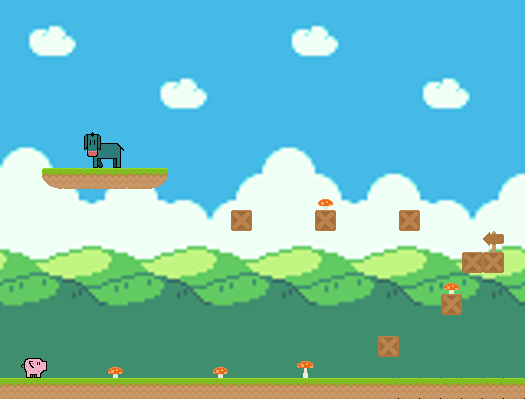

A level layout from a 2D game, rendered from its tile map. Below: a short description, then the map file with its tile-grid data intact:
An orthogonal 25x19 tile map with 21x21 px tiles, 6 tile layers (platforms, collectables, objects, mobs, ...), 2 tilesets, 1 image layer.

<map version="1.0" tiledversion="1.0.2" orientation="orthogonal" renderorder="left-down" width="25" height="19" tilewidth="21" tileheight="21" infinite="0" nextobjectid="1">
 <tileset firstgid="1" source="sprites.tsx" />
 <tileset firstgid="901" source="characters.tsx" />
 <imagelayer name="bg">
  <image source="../bg_512x384.png" width="525" height="384" />
 </imagelayer>
 <layer name="platforms" width="25" height="19">
  <data encoding="csv">
0,0,0,0,0,0,0,0,0,0,0,0,0,0,0,0,0,0,0,0,0,0,0,0,0,
0,0,0,0,0,0,0,0,0,0,0,0,0,0,0,0,0,0,0,0,0,0,0,0,0,
0,0,0,0,0,0,0,0,0,0,0,0,0,0,0,0,0,0,0,0,0,0,0,0,0,
0,0,0,0,0,0,0,0,0,0,0,0,0,0,0,0,0,0,0,0,0,0,0,0,0,
0,0,0,0,0,0,0,0,0,0,0,0,0,0,0,0,0,0,0,0,0,0,0,0,0,
0,0,0,0,0,0,0,0,0,0,0,0,0,0,0,0,0,0,0,0,0,0,0,0,0,
0,0,0,0,0,0,0,0,0,0,0,0,0,0,0,0,0,0,0,0,0,0,0,0,0,
0,0,0,0,0,0,0,0,0,0,0,0,0,0,0,0,0,0,0,0,0,0,0,0,0,
0,0,126,123,123,123,123,156,0,0,0,0,0,0,0,0,0,0,0,0,0,0,0,0,0,
0,0,0,0,0,0,0,0,0,0,0,0,0,0,0,0,0,0,0,0,0,0,0,0,0,
0,0,0,0,0,0,0,0,0,0,0,192,0,0,0,192,0,0,0,192,0,0,0,0,0,
0,0,0,0,0,0,0,0,0,0,0,0,0,0,0,0,0,0,0,0,0,0,0,0,0,
0,0,0,0,0,0,0,0,0,0,0,0,0,0,0,0,0,0,0,0,0,0,192,192,0,
0,0,0,0,0,0,0,0,0,0,0,0,0,0,0,0,0,0,0,0,0,0,0,0,0,
0,0,0,0,0,0,0,0,0,0,0,0,0,0,0,0,0,0,0,0,0,192,0,0,0,
0,0,0,0,0,0,0,0,0,0,0,0,0,0,0,0,0,0,0,0,0,0,0,0,0,
0,0,0,0,0,0,0,0,0,0,0,0,0,0,0,0,0,0,192,0,0,0,0,0,0,
0,0,0,0,0,0,0,0,0,0,0,0,0,0,0,0,0,0,0,0,0,0,0,0,0,
124,124,124,124,124,124,124,124,124,124,124,124,124,124,124,124,124,124,125,125,125,125,125,125,125
</data>
 </layer>
 <layer name="collectables" width="25" height="19">
  <data encoding="csv">
0,0,0,0,0,0,0,0,0,0,0,0,0,0,0,0,0,0,0,0,0,0,0,0,0,
0,0,0,0,0,0,0,0,0,0,0,0,0,0,0,0,0,0,0,0,0,0,0,0,0,
0,0,0,0,0,0,0,0,0,0,0,0,0,0,0,0,0,0,0,0,0,0,0,0,0,
0,0,0,0,0,0,0,0,0,0,0,0,0,0,0,0,0,0,0,0,0,0,0,0,0,
0,0,0,0,0,0,0,0,0,0,0,0,0,0,0,0,0,0,0,0,0,0,0,0,0,
0,0,0,0,0,0,0,0,0,0,0,0,0,0,0,0,0,0,0,0,0,0,0,0,0,
0,0,0,0,0,0,0,0,0,0,0,0,0,0,0,0,0,0,0,0,0,0,0,0,0,
0,0,0,0,0,0,0,0,0,0,0,0,0,0,0,0,0,0,0,0,0,0,0,0,0,
0,0,0,0,0,0,0,0,0,0,0,0,0,0,0,0,0,0,0,0,0,0,0,0,0,
0,0,0,0,0,0,0,0,0,0,0,0,0,0,0,457,0,0,0,0,0,0,0,0,0,
0,0,0,0,0,0,0,0,0,0,0,0,0,0,0,0,0,0,0,0,0,0,0,0,0,
0,0,0,0,0,0,0,0,0,0,0,0,0,0,0,0,0,0,0,0,0,0,0,257,0,
0,0,0,0,0,0,0,0,0,0,0,0,0,0,0,0,0,0,0,0,0,0,0,0,0,
0,0,0,0,0,0,0,0,0,0,0,0,0,0,0,0,0,0,0,0,0,457,0,0,0,
0,0,0,0,0,0,0,0,0,0,0,0,0,0,0,0,0,0,0,0,0,0,0,0,0,
0,0,0,0,0,0,0,0,0,0,0,0,0,0,0,0,0,0,0,0,0,0,0,0,0,
0,0,0,0,0,0,0,0,0,0,0,0,0,0,0,0,0,0,0,0,0,0,0,0,0,
0,0,0,0,0,457,0,0,0,0,457,0,0,0,459,0,0,0,0,0,0,0,0,0,0,
0,0,0,0,0,0,0,0,0,0,0,0,0,0,0,0,0,0,0,0,0,0,0,0,0
</data>
 </layer>
 <layer name="objects" width="25" height="19">
  <data encoding="csv">
0,0,0,0,0,0,0,0,0,0,0,0,0,0,0,0,0,0,0,0,0,0,0,0,0,
0,0,0,0,0,0,0,0,0,0,0,0,0,0,0,0,0,0,0,0,0,0,0,0,0,
0,0,0,0,0,0,0,0,0,0,0,0,0,0,0,0,0,0,0,0,0,0,0,0,0,
0,0,0,0,0,0,0,0,0,0,0,0,0,0,0,0,0,0,0,0,0,0,0,0,0,
0,0,0,0,0,0,0,0,0,0,0,0,0,0,0,0,0,0,0,0,0,0,0,0,0,
0,0,0,0,0,0,0,0,0,0,0,0,0,0,0,0,0,0,0,0,0,0,0,0,0,
0,0,0,0,0,0,0,0,0,0,0,0,0,0,0,0,0,0,0,0,0,0,0,0,0,
0,0,0,0,0,0,0,0,0,0,0,0,0,0,0,0,0,0,0,0,0,0,0,0,0,
0,0,0,0,0,0,0,0,0,0,0,0,0,0,0,0,0,0,0,0,0,0,0,0,0,
0,0,0,0,0,0,0,0,0,0,0,0,0,0,0,0,0,0,0,0,0,0,0,0,0,
0,0,0,0,0,0,0,0,0,0,0,0,0,0,0,0,0,0,0,0,0,0,0,0,0,
0,0,0,0,0,0,0,0,0,0,0,0,0,0,0,0,0,0,0,0,0,0,0,0,0,
0,0,0,0,0,0,0,0,0,0,0,0,0,0,0,0,0,0,0,0,0,0,0,0,0,
0,0,0,0,0,0,0,0,0,0,0,0,0,0,0,0,0,0,0,0,0,0,0,0,0,
0,0,0,0,0,0,0,0,0,0,0,0,0,0,0,0,0,0,0,0,0,0,0,0,0,
0,0,0,0,0,0,0,0,0,0,0,0,0,0,0,0,0,0,0,0,0,0,0,0,0,
0,0,0,0,0,0,0,0,0,0,0,0,0,0,0,0,0,0,0,0,0,0,0,0,0,
0,0,0,0,0,0,0,0,0,0,0,0,0,0,0,0,0,0,0,0,0,0,0,0,0,
0,0,0,0,0,0,0,0,0,0,0,0,0,0,0,0,0,0,0,0,0,0,0,0,0
</data>
 </layer>
 <layer name="mobs" width="25" height="19">
  <data encoding="csv">
0,0,0,0,0,0,0,0,0,0,0,0,0,0,0,0,0,0,0,0,0,0,0,0,0,
0,0,0,0,0,0,0,0,0,0,0,0,0,0,0,0,0,0,0,0,0,0,0,0,0,
0,0,0,0,0,0,0,0,0,0,0,0,0,0,0,0,0,0,0,0,0,0,0,0,0,
0,0,0,0,0,0,0,0,0,0,0,0,0,0,0,0,0,0,0,0,0,0,0,0,0,
0,0,0,0,0,0,0,0,0,0,0,0,0,0,0,0,0,0,0,0,0,0,0,0,0,
0,0,0,0,0,0,0,0,0,0,0,0,0,0,0,0,0,0,0,0,0,0,0,0,0,
0,0,0,0,0,0,0,0,0,0,0,0,0,0,0,0,0,0,0,0,0,0,0,0,0,
0,0,0,0,0,0,0,0,0,0,0,0,0,0,0,0,0,0,0,0,0,0,0,0,0,
0,0,0,0,0,0,0,0,0,0,0,0,0,0,0,0,0,0,0,0,0,0,0,0,0,
0,0,0,0,0,0,0,0,0,0,0,0,0,0,0,0,0,0,0,0,0,0,0,0,0,
0,0,0,0,0,0,0,0,0,0,0,0,0,0,0,0,0,0,0,0,0,0,0,0,0,
0,0,0,0,0,0,0,0,0,0,0,0,0,0,0,0,0,0,0,0,0,0,0,0,0,
0,0,0,0,0,0,0,0,0,0,0,0,0,0,0,0,0,0,0,0,0,0,0,0,0,
0,0,0,0,0,0,0,0,0,0,0,0,0,0,0,0,0,0,0,0,0,0,0,0,0,
0,0,0,0,0,0,0,0,0,0,0,0,0,0,0,0,0,0,0,0,0,0,0,0,0,
0,0,0,0,0,0,0,0,0,0,0,0,0,0,0,0,0,0,0,0,0,0,0,0,0,
0,0,0,0,0,0,0,0,0,0,0,0,0,0,0,0,0,0,0,0,0,0,0,0,0,
0,0,0,0,0,0,0,0,0,0,0,0,0,0,0,0,0,0,0,0,0,0,0,0,0,
0,0,0,0,0,0,0,0,0,0,0,0,0,0,0,0,0,0,0,0,0,0,0,0,0
</data>
 </layer>
 <layer name="pig" width="25" height="19">
  <data encoding="csv">
0,0,0,0,0,0,0,0,0,0,0,0,0,0,0,0,0,0,0,0,0,0,0,0,0,
0,0,0,0,0,0,0,0,0,0,0,0,0,0,0,0,0,0,0,0,0,0,0,0,0,
0,0,0,0,0,0,0,0,0,0,0,0,0,0,0,0,0,0,0,0,0,0,0,0,0,
0,0,0,0,0,0,0,0,0,0,0,0,0,0,0,0,0,0,0,0,0,0,0,0,0,
0,0,0,0,0,0,0,0,0,0,0,0,0,0,0,0,0,0,0,0,0,0,0,0,0,
0,0,0,0,0,0,0,0,0,0,0,0,0,0,0,0,0,0,0,0,0,0,0,0,0,
0,0,0,0,0,0,0,0,0,0,0,0,0,0,0,0,0,0,0,0,0,0,0,0,0,
0,0,0,0,0,0,0,0,0,0,0,0,0,0,0,0,0,0,0,0,0,0,0,0,0,
0,0,0,0,0,0,0,0,0,0,0,0,0,0,0,0,0,0,0,0,0,0,0,0,0,
0,0,0,0,0,0,0,0,0,0,0,0,0,0,0,0,0,0,0,0,0,0,0,0,0,
0,0,0,0,0,0,0,0,0,0,0,0,0,0,0,0,0,0,0,0,0,0,0,0,0,
0,0,0,0,0,0,0,0,0,0,0,0,0,0,0,0,0,0,0,0,0,0,0,0,0,
0,0,0,0,0,0,0,0,0,0,0,0,0,0,0,0,0,0,0,0,0,0,0,0,0,
0,0,0,0,0,0,0,0,0,0,0,0,0,0,0,0,0,0,0,0,0,0,0,0,0,
0,0,0,0,0,0,0,0,0,0,0,0,0,0,0,0,0,0,0,0,0,0,0,0,0,
0,0,0,0,0,0,0,0,0,0,0,0,0,0,0,0,0,0,0,0,0,0,0,0,0,
0,0,0,0,0,0,0,0,0,0,0,0,0,0,0,0,0,0,0,0,0,0,0,0,0,
0,906,0,0,0,0,0,0,0,0,0,0,0,0,0,0,0,0,0,0,0,0,0,0,0,
0,0,0,0,0,0,0,0,0,0,0,0,0,0,0,0,0,0,0,0,0,0,0,0,0
</data>
 </layer>
 <layer name="donkey" width="25" height="19">
  <data encoding="csv">
0,0,0,0,0,0,0,0,0,0,0,0,0,0,0,0,0,0,0,0,0,0,0,0,0,
0,0,0,0,0,0,0,0,0,0,0,0,0,0,0,0,0,0,0,0,0,0,0,0,0,
0,0,0,0,0,0,0,0,0,0,0,0,0,0,0,0,0,0,0,0,0,0,0,0,0,
0,0,0,0,0,0,0,0,0,0,0,0,0,0,0,0,0,0,0,0,0,0,0,0,0,
0,0,0,0,0,0,0,0,0,0,0,0,0,0,0,0,0,0,0,0,0,0,0,0,0,
0,0,0,0,0,0,0,0,0,0,0,0,0,0,0,0,0,0,0,0,0,0,0,0,0,
0,0,0,0,0,0,0,0,0,0,0,0,0,0,0,0,0,0,0,0,0,0,0,0,0,
0,0,0,0,905,0,0,0,0,0,0,0,0,0,0,0,0,0,0,0,0,0,0,0,0,
0,0,0,0,0,0,0,0,0,0,0,0,0,0,0,0,0,0,0,0,0,0,0,0,0,
0,0,0,0,0,0,0,0,0,0,0,0,0,0,0,0,0,0,0,0,0,0,0,0,0,
0,0,0,0,0,0,0,0,0,0,0,0,0,0,0,0,0,0,0,0,0,0,0,0,0,
0,0,0,0,0,0,0,0,0,0,0,0,0,0,0,0,0,0,0,0,0,0,0,0,0,
0,0,0,0,0,0,0,0,0,0,0,0,0,0,0,0,0,0,0,0,0,0,0,0,0,
0,0,0,0,0,0,0,0,0,0,0,0,0,0,0,0,0,0,0,0,0,0,0,0,0,
0,0,0,0,0,0,0,0,0,0,0,0,0,0,0,0,0,0,0,0,0,0,0,0,0,
0,0,0,0,0,0,0,0,0,0,0,0,0,0,0,0,0,0,0,0,0,0,0,0,0,
0,0,0,0,0,0,0,0,0,0,0,0,0,0,0,0,0,0,0,0,0,0,0,0,0,
0,0,0,0,0,0,0,0,0,0,0,0,0,0,0,0,0,0,0,0,0,0,0,0,0,
0,0,0,0,0,0,0,0,0,0,0,0,0,0,0,0,0,0,0,0,0,0,0,0,0
</data>
 </layer>
</map>
